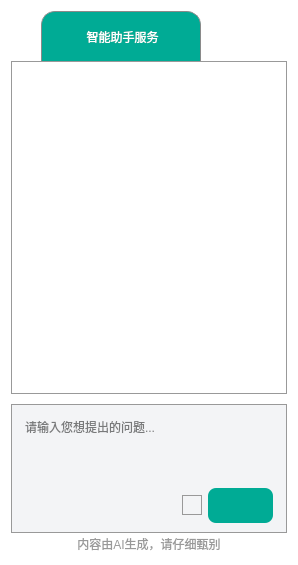
            <widget class="QWidget" name="ai_page">
             <property name="styleSheet">
              <string notr="true">background-color: rgba(255,255,255,0)</string>
             </property>
             <layout class="QVBoxLayout" name="verticalLayout_16">
              <item>
               <layout class="QVBoxLayout" name="verticalLayout_15" stretch="1,16,2,4,1">
                <property name="spacing">
                 <number>0</number>
                </property>
                <item>
                 <layout class="QHBoxLayout" name="horizontalLayout_7">
                  <item>
                   <spacer name="horizontalSpacer_7">
                    <property name="orientation">
                     <enum>Qt::Horizontal</enum>
                    </property>
                    <property name="sizeType">
                     <enum>QSizePolicy::Fixed</enum>
                    </property>
                    <property name="sizeHint" stdset="0">
                     <size>
                      <width>30</width>
                      <height>20</height>
                     </size>
                    </property>
                   </spacer>
                  </item>
                  <item>
                   <widget class="QLabel" name="label_17">
                    <property name="sizePolicy">
                     <sizepolicy hsizetype="Fixed" vsizetype="Fixed">
                      <horstretch>0</horstretch>
                      <verstretch>0</verstretch>
                     </sizepolicy>
                    </property>
                    <property name="minimumSize">
                     <size>
                      <width>160</width>
                      <height>50</height>
                     </size>
                    </property>
                    <property name="maximumSize">
                     <size>
                      <width>160</width>
                      <height>50</height>
                     </size>
                    </property>
                    <property name="styleSheet">
                     <string notr="true">font: 75 14pt &quot;微软雅黑&quot;;
background-color:rgba(0,171,149,1);
color:#fff;
border-radius:0;
border-top-left-radius:14px;
border-top-right-radius:14px;
border:1px solid #8a8a8a;
border-bottom:0;</string>
                    </property>
                    <property name="text">
                     <string> 智能助手服务</string>
                    </property>
                    <property name="alignment">
                     <set>Qt::AlignCenter</set>
                    </property>
                   </widget>
                  </item>
                  <item>
                   <spacer name="horizontalSpacer_8">
                    <property name="orientation">
                     <enum>Qt::Horizontal</enum>
                    </property>
                    <property name="sizeHint" stdset="0">
                     <size>
                      <width>40</width>
                      <height>20</height>
                     </size>
                    </property>
                   </spacer>
                  </item>
                 </layout>
                </item>
                <item>
                 <widget class="QFrame" name="frame_7">
                  <property name="sizeIncrement">
                   <size>
                    <width>0</width>
                    <height>0</height>
                   </size>
                  </property>
                  <property name="baseSize">
                   <size>
                    <width>916</width>
                    <height>414</height>
                   </size>
                  </property>
                  <property name="styleSheet">
                   <string notr="true">QFrame{
	border:1px solid #999999;
	
	background-color: rgb(255, 255, 255);
}</string>
                  </property>
                  <property name="frameShape">
                   <enum>QFrame::StyledPanel</enum>
                  </property>
                  <property name="frameShadow">
                   <enum>QFrame::Raised</enum>
                  </property>
                  <layout class="QVBoxLayout" name="verticalLayout_6">
                   <item>
                    <widget class="QListWidget" name="ai_listWidget">
                     <property name="sizePolicy">
                      <sizepolicy hsizetype="Expanding" vsizetype="Preferred">
                       <horstretch>0</horstretch>
                       <verstretch>0</verstretch>
                      </sizepolicy>
                     </property>
                     <property name="baseSize">
                      <size>
                       <width>884</width>
                       <height>382</height>
                      </size>
                     </property>
                     <property name="styleSheet">
                      <string notr="true">QListWidget{ color:rgb(51,51,51); 
border: 0px;
outline:0px;
}
QListWidget::Item{
border:0;
}


QListWidget::Item:hover{background-color: rgba(247, 247, 247, 0); }

QListWidget::item:selected{
	background-color: rgba(247, 247, 247, 0);
	color:black; 
    border: 1px solid  rgba(247, 247, 247, 0);
}
QListWidget::item:selected:!active{border: 1px solid  rgba(247, 247, 247, 0); background-color: rgba(247, 247, 247, 0); color:rgb(51,51,51); } 

QScrollBar:vertical

{

width:8px;

margin:0px,0px,0px,0px;

padding-top:9px; 

padding-bottom:9px;

background-color:rgb(0,171,149);

}</string>
                     </property>
                     <property name="verticalScrollBarPolicy">
                      <enum>Qt::ScrollBarAsNeeded</enum>
                     </property>
                     <property name="horizontalScrollBarPolicy">
                      <enum>Qt::ScrollBarAlwaysOff</enum>
                     </property>
                     <property name="autoScrollMargin">
                      <number>6</number>
                     </property>
                     <property name="dragDropMode">
                      <enum>QAbstractItemView::NoDragDrop</enum>
                     </property>
                     <property name="selectionMode">
                      <enum>QAbstractItemView::SingleSelection</enum>
                     </property>
                     <property name="verticalScrollMode">
                      <enum>QAbstractItemView::ScrollPerPixel</enum>
                     </property>
                     <property name="horizontalScrollMode">
                      <enum>QAbstractItemView::ScrollPerPixel</enum>
                     </property>
                     <property name="resizeMode">
                      <enum>QListView::Fixed</enum>
                     </property>
                     <property name="wordWrap">
                      <bool>false</bool>
                     </property>
                    </widget>
                   </item>
                  </layout>
                 </widget>
                </item>
                <item>
                 <spacer name="verticalSpacer_24">
                  <property name="orientation">
                   <enum>Qt::Vertical</enum>
                  </property>
                  <property name="sizeType">
                   <enum>QSizePolicy::Fixed</enum>
                  </property>
                  <property name="sizeHint" stdset="0">
                   <size>
                    <width>20</width>
                    <height>10</height>
                   </size>
                  </property>
                 </spacer>
                </item>
                <item>
                 <widget class="QFrame" name="frame_8">
                  <property name="styleSheet">
                   <string notr="true">QFrame{
	border:1px solid #999999;
	background-color: #f3f4f6;
}</string>
                  </property>
                  <property name="frameShape">
                   <enum>QFrame::StyledPanel</enum>
                  </property>
                  <property name="frameShadow">
                   <enum>QFrame::Raised</enum>
                  </property>
                  <layout class="QVBoxLayout" name="verticalLayout_21">
                   <item>
                    <widget class="QTextEdit" name="ai_textEdit">
                     <property name="styleSheet">
                      <string notr="true">QTextEdit{
	border:0;
	font: 10pt &quot;微软雅黑&quot;;
}</string>
                     </property>
                     <property name="verticalScrollBarPolicy">
                      <enum>Qt::ScrollBarAlwaysOff</enum>
                     </property>
                     <property name="horizontalScrollBarPolicy">
                      <enum>Qt::ScrollBarAlwaysOff</enum>
                     </property>
                     <property name="placeholderText">
                      <string>请输入您想提出的问题...</string>
                     </property>
                    </widget>
                   </item>
                   <item>
                    <layout class="QHBoxLayout" name="horizontalLayout_5" stretch="40,0,4,1">
                     <item>
                      <spacer name="horizontalSpacer_3">
                       <property name="orientation">
                        <enum>Qt::Horizontal</enum>
                       </property>
                       <property name="sizeHint" stdset="0">
                        <size>
                         <width>40</width>
                         <height>20</height>
                        </size>
                       </property>
                      </spacer>
                     </item>
                     <item>
                      <widget class="QLabel" name="load_label">
                       <property name="sizePolicy">
                        <sizepolicy hsizetype="Fixed" vsizetype="Fixed">
                         <horstretch>0</horstretch>
                         <verstretch>0</verstretch>
                        </sizepolicy>
                       </property>
                       <property name="minimumSize">
                        <size>
                         <width>20</width>
                         <height>20</height>
                        </size>
                       </property>
                       <property name="maximumSize">
                        <size>
                         <width>20</width>
                         <height>20</height>
                        </size>
                       </property>
                       <property name="baseSize">
                        <size>
                         <width>20</width>
                         <height>20</height>
                        </size>
                       </property>
                       <property name="text">
                        <string/>
                       </property>
                      </widget>
                     </item>
                     <item>
                      <widget class="QPushButton" name="aiSend_btn">
                       <property name="sizePolicy">
                        <sizepolicy hsizetype="Fixed" vsizetype="Fixed">
                         <horstretch>0</horstretch>
                         <verstretch>0</verstretch>
                        </sizepolicy>
                       </property>
                       <property name="minimumSize">
                        <size>
                         <width>65</width>
                         <height>35</height>
                        </size>
                       </property>
                       <property name="cursor">
                        <cursorShape>PointingHandCursor</cursorShape>
                       </property>
                       <property name="styleSheet">
                        <string notr="true">QPushButton{
background-color:rgb(0,171,149);
border-radius:8px;
image:url(:/new/ai/resources/ai/sending-30.png);
}

QPushButton:disabled{
background-color:rgba(0,171,149,0.5);
}</string>
                       </property>
                       <property name="text">
                        <string/>
                       </property>
                       <property name="shortcut">
                        <string>Return</string>
                       </property>
                      </widget>
                     </item>
                     <item>
                      <spacer name="horizontalSpacer_4">
                       <property name="orientation">
                        <enum>Qt::Horizontal</enum>
                       </property>
                       <property name="sizeHint" stdset="0">
                        <size>
                         <width>40</width>
                         <height>20</height>
                        </size>
                       </property>
                      </spacer>
                     </item>
                    </layout>
                   </item>
                  </layout>
                 </widget>
                </item>
                <item>
                 <widget class="QLabel" name="label_40">
                  <property name="styleSheet">
                   <string notr="true">color:#999999;</string>
                  </property>
                  <property name="text">
                   <string>内容由AI生成，请仔细甄别</string>
                  </property>
                  <property name="alignment">
                   <set>Qt::AlignCenter</set>
                  </property>
                 </widget>
                </item>
               </layout>
              </item>
             </layout>
            </widget>
